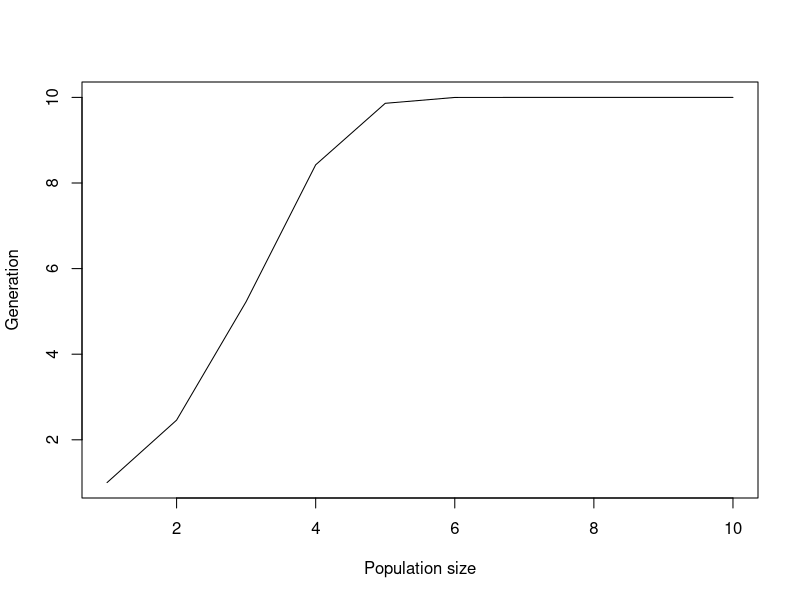

Generate this figure with R:

Ricker <- function(N0=1, r=1, K=10, generations=50)
{
  # Runs a simulation of the Ricker model
  # Returns a vector of length generations

  N <- rep(NA, generations)    # Creates a vector of NA

  N[1] <- N0
  for (t in 2:generations)
  {
    N[t] <- N[t-1] * exp(r*(1.0-(N[t-1]/K)))
  }
  return (N)
}

#plot ricker population time series
plot(Ricker(generations=10), type="l", xlab="Population size", ylab="Generation")

if (file.exists("Rplots.pdf")){
    file.remove("Rplots.pdf")
}